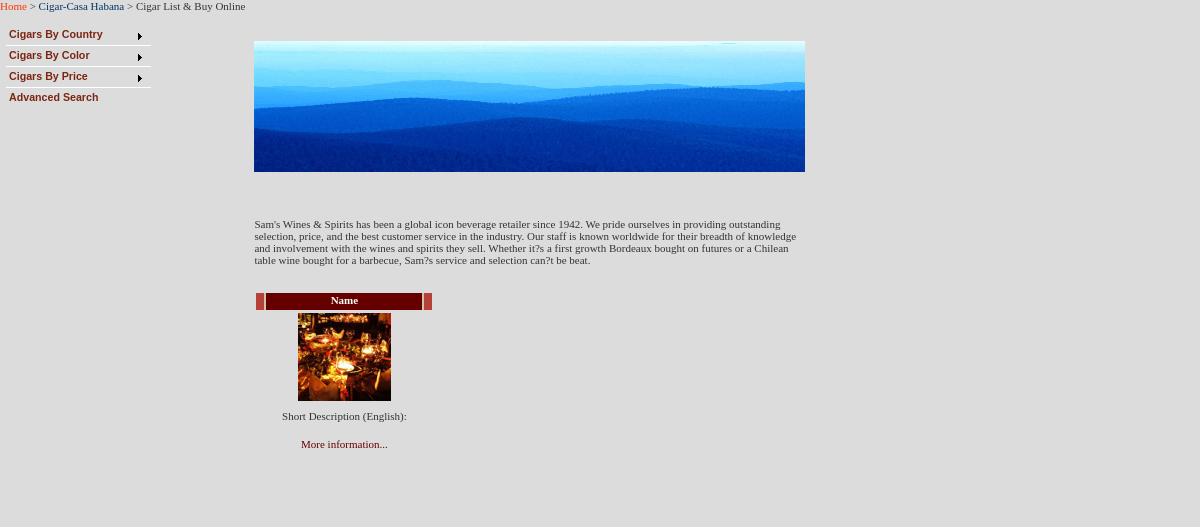
The app's page /SFTP/Vis_web/contact_.php?id=37 with its own data.
### tables this page shows
CREATE TABLE `menu` (
  `CategoryID` bigint(20) NOT NULL auto_increment,
  `PCID` bigint(20) NOT NULL default '0',
  `CreateDate` timestamp NOT NULL default '0000-00-00 00:00:00',
  `ModifyDate` timestamp NOT NULL default '0000-00-00 00:00:00',
  `TChnName` varchar(50) default NULL,
  `SChnName` varchar(50) default NULL,
  `EngName` varchar(100) default NULL,
  `ShowInIndex` enum('T','F') NOT NULL default 'F',
  `Queue` int(11) NOT NULL default '0',
  `ActiveStatus` enum('T','F') NOT NULL default 'T',
  `sPhoto` text,
  `ActiveFile` enum('T','F') NOT NULL default 'F',
  `File` varchar(255) default NULL,
  `Photo` text,
  `FieldName` tinyint(3) unsigned default NULL,
  `Position` int(10) default NULL,
  PRIMARY KEY  (`CategoryID`)
);

CREATE TABLE `product` (
  `ProdID` bigint(20) NOT NULL auto_increment,
  `CreateDate` timestamp NULL default NULL,
  `ModifyDate` timestamp NOT NULL default '0000-00-00 00:00:00',
  `ProdCode` varchar(30) default NULL,
  `TChnHeader` varchar(50) default NULL,
  `SChnHeader` varchar(50) default NULL,
  `EngHeader` varchar(100) default NULL,
  `VnHeader` varchar(100) default NULL,
  `FamilyID` int(10) NOT NULL default '0',
  `CategoryID` int(10) NOT NULL default '0',
  `SubCategoryID` int(10) NOT NULL default '0',
  `WineList` enum('T','F') NOT NULL default 'F',
  `CigarList` enum('T','F') NOT NULL default 'F',
  `VineCellar` enum('T','F') NOT NULL default 'F',
  `TChnSDesc` varchar(100) default NULL,
  `SChnSDesc` varchar(100) default NULL,
  `EngSDesc` text,
  `EngLDesc` text,
  `TChnLDesc` text,
  `SChnLDesc` text,
  `Queue` bigint(20) NOT NULL default '1',
  `EngSpec` text,
  `EngLpec` text,
  `TChnSpec` text,
  `SChnSpec` text,
  `Price1` double default NULL,
  `Price2` double default NULL,
  `Price3` double default NULL,
  `PriceDiscount1` varchar(25) default NULL,
  `PriceDiscount2` varchar(25) default NULL,
  `PriceDiscount3` varchar(25) default NULL,
  `TChnFeat` text,
  `SChnFeat` text,
  `ActiveStatus` enum('T','F') NOT NULL default 'T',
  `ShowInIndex` enum('T','F') NOT NULL default 'F',
  `Remark` text,
  `sPhoto` text,
  `lPhoto` text,
  `CatID` bigint(20) NOT NULL default '0',
  PRIMARY KEY  (`ProdID`),
  UNIQUE KEY `ProdCode` (`ProdCode`)
);

### SFTP/Vis_web/cigarlist.php (the view, shortened to what this page needs)
<?
include_once("./backend/functions/menu.php");
$SQL = "SELECT * FROM Menu WHERE CategoryID=$_GET[id]";
$query = mysql_query($SQL);
$row =  mysql_fetch_array($query);
?>
<html>
<head>
</head>
<body>
        <table width="98%" border="0">
          <tr>
            <td width="18%" rowspan="3" valign="top" bgcolor="#dcdcdc" >
			<table>
			<tr>
			<td>
			<div align="left">
                <? require_once("./cigar.php"); ?>
              </div>
			</td>
			</tr>
			<tr>
			<td>&nbsp;
			</td>
			</tr>
			<tr>
			<td>
			<div align="left">
              </div>
			</td>
			</tr>
			<tr>
			<td>
			</td>
			</tr>
			</table>
			  </td>
            <td width="3%"></td>
            <td width="73%">&nbsp;</td>
            <td width="2%">&nbsp;</td>
          </tr>
          <tr>
            <td height="194">&nbsp;</td>
            <td>
             <? echo $row[Photo];?>
            </td>
            <td>&nbsp;</td>
            <td width="4%">&nbsp;</td>
          </tr>
          <tr>
            <td height="212">&nbsp;</td>
            <td>
<table>
<tr>
<?
$SQL3 = "SELECT * FROM Product Where CigarList = 'T' AND FamilyID = '8' ORDER BY CreateDate DESC Limit 0,6";
$rs3 = @mysql_query($SQL3);
$number=0;
while($row3 = @mysql_fetch_array($rs3))
{
$number++;
if(!($number % 3))
		$newline="</tr><tr>";
	else
		$newline="";
?>
<td>
<?
$newproduct = '
<table width="180" height="154" border="0">
<tr>
  <td width="176" height="17" background="./hot_buy.gif"><div align="center"><font color="#FFFFFF"><strong>'.$row3["EngHeader"].'</strong></font></div></td>
  </tr>
  <tr>
   <td height="95"><div align="center">'.$row3["sPhoto"].'</div></td>
  </tr>
  <tr>
    <td height="26"><div align="center">'.$row3["EngSDesc"].'</a></div></td>
  </tr>
  <tr>
    <td height="26"><div align="center"><a href=productdetail.php?pid='.$row3["ProdID"].'><font color="#660000">More information...</font></a></div></td>
  </tr>
</table>';
echo $newproduct;
?>
</td>
<? echo $newline;}?>
</tr>
</table>
		</td>
            <td>&nbsp;</td>
          </tr>
        </table>
</body>
</html>

### SFTP/Vis_web/contact_.php (shortened to what this page needs)
<?
include_once("./backend/functions/menu.php");
$SQL = "SELECT * FROM Menu WHERE CategoryID=$_GET[id]";
$query = mysql_query($SQL);
$row =  mysql_fetch_array($query);
?>
<HTML><HEAD id=Head><TITLE>Vine Wine Boutique Bar & Café</TITLE>
<LINK id=_portal_Portals__default_ href="./images/default2.css" type=text/css rel=stylesheet></LINK>
<LINK id=_portal_Portals_0_ href="./images/portal.css" type=text/css rel=stylesheet></LINK>
</HEAD>
<BODY id=Body bottomMargin=0 leftMargin=0 topMargin=0 rightMargin=0 MARGINHEIGHT="0" MARGINWIDTH="0" bgColor=#e4e4e4>
	<table width="100%" height="100%" border="0" cellpadding="0" cellspacing="0">
		<tr>
			<td>
			<?
			if ($row["ShowInIndex"]=='T')
			{
			echo '<a href="menuhome.php?id=0">Home</a>&nbsp;&gt;&nbsp;';
			SearchMenu($_GET[id]);
			}
			else
			{
			echo '<a href="vn_menuhome.php?id=0">Home</a>&nbsp;&gt;&nbsp;';
			SearchMenuVn($_GET[id]);
			}
			?>
			</td>
		</tr>
		<tr>
			<td>
			<?
			if ($row["ActiveFile"]=='T')
			{
			 require_once("$row[File]");
			 }
			else
			{echo $row["Photo"];}
			?>
			</td>
		</tr>
	</table>
</BODY>
</HTML>

### SFTP/Vis_web/backend/functions/menu.php (shortened to what this page needs)
<?
function SearchMenu($id)
{
$sql="SELECT CategoryID, EngName, PCID, Queue FROM Menu WHERE CategoryID=$id";
$query=mysql_query($sql);
while ($row=mysql_fetch_array($query))
 {
 if ($row[PCID]!=0)
   {
  $sql1="SELECT CategoryID, EngName, PCID, Queue FROM Menu WHERE CategoryID=$row[PCID]";
  $query1=mysql_query($sql1);
  	while ($row1=mysql_fetch_array($query1))
		{
		if($row1[PCID]==0)
	{echo '<a href="menudetail.php?id='.$row1[CategoryID].'">'.$row1[EngName].'</a>'.'&nbsp;&gt;&nbsp;'.$row[EngName];}
		 }
    }
	else
	{echo $row[EngName];}
  }
}
?>

### SFTP/Vis_web/cigar.php (shortened to what this page needs)
<!DOCTYPE HTML PUBLIC "-//W3C//DTD HTML 4.01 Transitional//EN" "http://www.w3.org/TR/html4/loose.dtd"><HTML>
<HEAD id=Head>
</HEAD>

### SFTP/Vis_web/templates/images/default2.css (style rules this page uses)
BODY { BACKGROUND-COLOR: #dcdcdc }
A:link { COLOR: #003366; TEXT-DECORATION: none }

### SFTP/Vis_web/images/portal.css (style rules this page uses)
TD { FONT-SIZE: 11px; VERTICAL-ALIGN: top; COLOR: #333333; FONT-FAMILY: Tahoma }
A { TEXT-DECORATION: none }

### records on screen
menu: EngName "Cigar List & Buy Online", Photo (picture), Photo "Sam's Wines & Spirits has been a global icon beverage retailer since 1942. We pride ourselves in providing outstanding selection, price, and the best customer service in the industry. Our staff is known worldwide for their breadth of knowledge and involvement with the wines and spirits they sell. Whether it?s a first growth Bordeaux bought on futures or a Chilean table wine bought for a barbecue, Sam?s service and selection can?t be beat."
menu: EngName "Cigar-Casa Habana"
product: EngHeader "Name", sPhoto (picture), EngSDesc "Short Description (English):"
